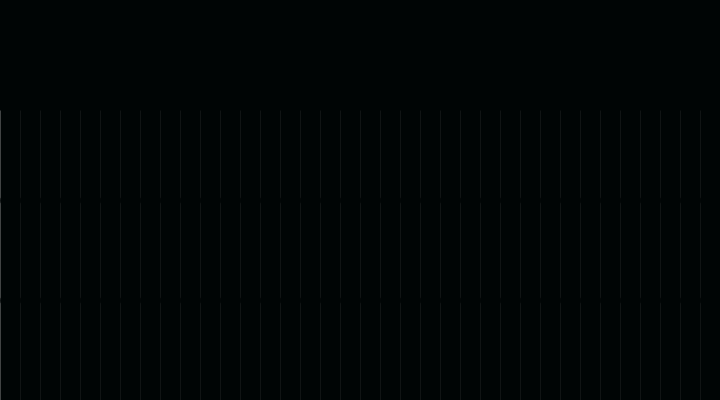
Frame 1 (no input)
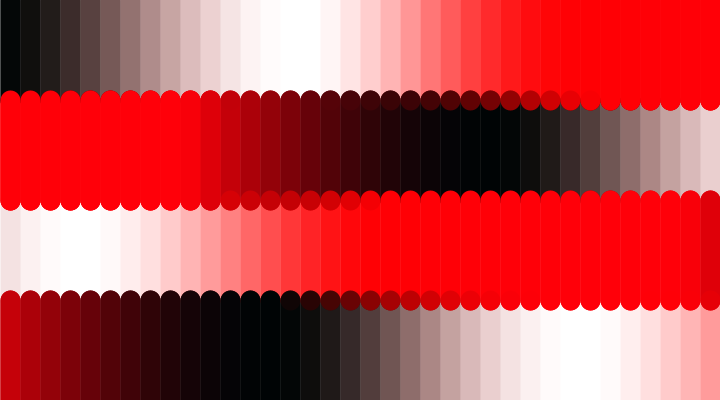
Frame 60 (the mouse pressed at the canvas centre just before this capture)
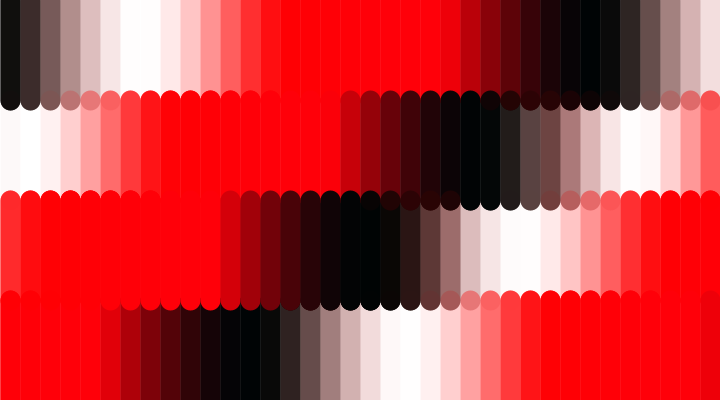
Frame 120 (the mouse held since frame 60 and released just before this capture)

The Processing sketch that drew these frames (run headless with seeded random() and noise(); from frame 60 on, the mouse is pressed at the canvas centre):

// Processing sketch: pattern_46
// ── pattern_46.pde
float x, y;
float xStep = 20;
float yStep = 100;
float a, a_;
int num = 320;


void setup(){
  size(720,400);

}

void draw() {
  background(255, 255, 255);
  strokeWeight(xStep);
  
  int n=0;
  while (n<num) {
    stroke(255-255*cos(radians(a)),5*cos(radians(a)),5-5*sin(radians(a)),255-255*sin(radians(a)));
    line(x,y,x,y+yStep);  
    x+=xStep; 
    if (x>width){
      x=xStep/2;
      y+=yStep;  
    }
   if(y>=height){
     y=0;
     a=0;
    }
    n++;
    a+=a_;
  }
  a_+=0.1;
}
